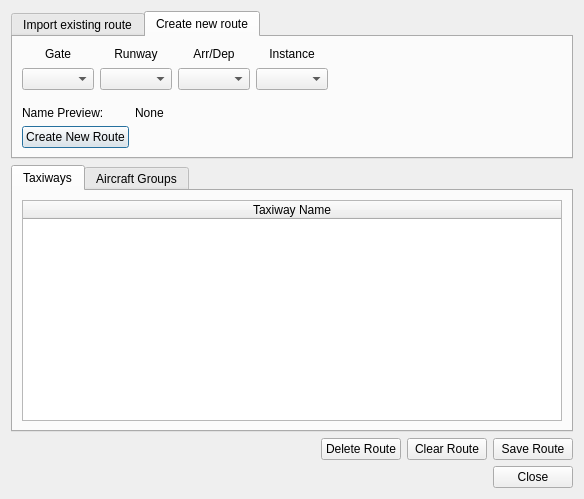
<?xml version="1.0" encoding="UTF-8"?>
<ui version="4.0">
 <class>TaxiRoutesDialog</class>
 <widget class="QDialog" name="TaxiRoutesDialog">
  <property name="geometry">
   <rect>
    <x>0</x>
    <y>0</y>
    <width>584</width>
    <height>499</height>
   </rect>
  </property>
  <property name="windowTitle">
   <string>Taxiway Routes Editor</string>
  </property>
  <layout class="QVBoxLayout" name="verticalLayout_13">
   <item>
    <layout class="QVBoxLayout" name="verticalLayout_16">
     <property name="topMargin">
      <number>0</number>
     </property>
     <item>
      <widget class="QTabWidget" name="tabWidget_2">
       <property name="sizePolicy">
        <sizepolicy hsizetype="Minimum" vsizetype="Minimum">
         <horstretch>0</horstretch>
         <verstretch>0</verstretch>
        </sizepolicy>
       </property>
       <property name="currentIndex">
        <number>1</number>
       </property>
       <widget class="QWidget" name="tab_3">
        <attribute name="title">
         <string>Import existing route</string>
        </attribute>
        <layout class="QVBoxLayout" name="verticalLayout_14">
         <item>
          <layout class="QHBoxLayout" name="horizontalLayout_3">
           <item>
            <widget class="QLabel" name="label_5">
             <property name="sizePolicy">
              <sizepolicy hsizetype="Fixed" vsizetype="Fixed">
               <horstretch>0</horstretch>
               <verstretch>0</verstretch>
              </sizepolicy>
             </property>
             <property name="text">
              <string>Route ID:</string>
             </property>
            </widget>
           </item>
           <item>
            <widget class="QComboBox" name="routes">
             <property name="sizePolicy">
              <sizepolicy hsizetype="MinimumExpanding" vsizetype="Fixed">
               <horstretch>0</horstretch>
               <verstretch>0</verstretch>
              </sizepolicy>
             </property>
            </widget>
           </item>
           <item>
            <spacer name="horizontalSpacer_3">
             <property name="orientation">
              <enum>Qt::Horizontal</enum>
             </property>
             <property name="sizeHint" stdset="0">
              <size>
               <width>40</width>
               <height>20</height>
              </size>
             </property>
            </spacer>
           </item>
          </layout>
         </item>
         <item>
          <spacer name="verticalSpacer_3">
           <property name="orientation">
            <enum>Qt::Vertical</enum>
           </property>
           <property name="sizeHint" stdset="0">
            <size>
             <width>20</width>
             <height>40</height>
            </size>
           </property>
          </spacer>
         </item>
        </layout>
       </widget>
       <widget class="QWidget" name="tab_4">
        <attribute name="title">
         <string>Create new route</string>
        </attribute>
        <layout class="QVBoxLayout" name="verticalLayout_15">
         <item>
          <layout class="QVBoxLayout" name="verticalLayout_11">
           <item>
            <layout class="QHBoxLayout" name="horizontalLayout_4">
             <item>
              <layout class="QVBoxLayout" name="verticalLayout_6">
               <item>
                <widget class="QLabel" name="label">
                 <property name="text">
                  <string>Gate</string>
                 </property>
                 <property name="alignment">
                  <set>Qt::AlignCenter</set>
                 </property>
                </widget>
               </item>
               <item>
                <widget class="QComboBox" name="gate"/>
               </item>
              </layout>
             </item>
             <item>
              <layout class="QVBoxLayout" name="verticalLayout_7">
               <item>
                <widget class="QLabel" name="label_2">
                 <property name="text">
                  <string>Runway</string>
                 </property>
                 <property name="alignment">
                  <set>Qt::AlignCenter</set>
                 </property>
                </widget>
               </item>
               <item>
                <widget class="QComboBox" name="runway"/>
               </item>
              </layout>
             </item>
             <item>
              <layout class="QVBoxLayout" name="verticalLayout_9">
               <item>
                <widget class="QLabel" name="label_4">
                 <property name="text">
                  <string>Arr/Dep</string>
                 </property>
                 <property name="alignment">
                  <set>Qt::AlignCenter</set>
                 </property>
                </widget>
               </item>
               <item>
                <widget class="QComboBox" name="arrdep"/>
               </item>
              </layout>
             </item>
             <item>
              <layout class="QVBoxLayout" name="verticalLayout_8">
               <item>
                <widget class="QLabel" name="label_3">
                 <property name="text">
                  <string>Instance</string>
                 </property>
                 <property name="alignment">
                  <set>Qt::AlignCenter</set>
                 </property>
                </widget>
               </item>
               <item>
                <widget class="QComboBox" name="instance"/>
               </item>
              </layout>
             </item>
             <item>
              <spacer name="horizontalSpacer_4">
               <property name="orientation">
                <enum>Qt::Horizontal</enum>
               </property>
               <property name="sizeHint" stdset="0">
                <size>
                 <width>40</width>
                 <height>20</height>
                </size>
               </property>
              </spacer>
             </item>
            </layout>
           </item>
           <item>
            <layout class="QFormLayout" name="formLayout_2">
             <property name="fieldGrowthPolicy">
              <enum>QFormLayout::AllNonFixedFieldsGrow</enum>
             </property>
             <property name="topMargin">
              <number>10</number>
             </property>
             <item row="0" column="0">
              <widget class="QLabel" name="label_8">
               <property name="text">
                <string>Name Preview:</string>
               </property>
              </widget>
             </item>
             <item row="0" column="1">
              <widget class="QLabel" name="taxiway_route_name">
               <property name="text">
                <string>None</string>
               </property>
              </widget>
             </item>
             <item row="1" column="0">
              <widget class="QPushButton" name="create">
               <property name="text">
                <string>Create New Route</string>
               </property>
              </widget>
             </item>
            </layout>
           </item>
          </layout>
         </item>
        </layout>
       </widget>
      </widget>
     </item>
    </layout>
   </item>
   <item>
    <widget class="QTabWidget" name="tabWidget">
     <property name="currentIndex">
      <number>0</number>
     </property>
     <widget class="QWidget" name="tab">
      <attribute name="title">
       <string>Taxiways</string>
      </attribute>
      <layout class="QVBoxLayout" name="verticalLayout_10">
       <item>
        <widget class="QTableWidget" name="taxiway_segments">
         <property name="toolTip">
          <string>Use the QGIS selection tools to update the list of taxiway segments that belong to particular route.</string>
         </property>
         <property name="columnCount">
          <number>1</number>
         </property>
         <attribute name="horizontalHeaderStretchLastSection">
          <bool>true</bool>
         </attribute>
         <attribute name="verticalHeaderStretchLastSection">
          <bool>false</bool>
         </attribute>
         <column>
          <property name="text">
           <string>Taxiway Name</string>
          </property>
         </column>
        </widget>
       </item>
      </layout>
     </widget>
     <widget class="QWidget" name="tab_2">
      <attribute name="title">
       <string>Aircraft Groups</string>
      </attribute>
      <layout class="QHBoxLayout" name="horizontalLayout_5">
       <item>
        <layout class="QVBoxLayout" name="verticalLayout_4">
         <item>
          <widget class="QLabel" name="label_6">
           <property name="text">
            <string>Available</string>
           </property>
          </widget>
         </item>
         <item>
          <widget class="QTableWidget" name="available_ac_groups">
           <attribute name="horizontalHeaderStretchLastSection">
            <bool>true</bool>
           </attribute>
          </widget>
         </item>
        </layout>
       </item>
       <item>
        <layout class="QVBoxLayout" name="verticalLayout_3">
         <item>
          <spacer name="verticalSpacer">
           <property name="orientation">
            <enum>Qt::Vertical</enum>
           </property>
           <property name="sizeHint" stdset="0">
            <size>
             <width>20</width>
             <height>40</height>
            </size>
           </property>
          </spacer>
         </item>
         <item>
          <widget class="QPushButton" name="add_ac_group">
           <property name="text">
            <string>&gt;</string>
           </property>
          </widget>
         </item>
         <item>
          <widget class="QPushButton" name="delete_ac_group">
           <property name="text">
            <string>&lt;</string>
           </property>
          </widget>
         </item>
         <item>
          <spacer name="verticalSpacer_2">
           <property name="orientation">
            <enum>Qt::Vertical</enum>
           </property>
           <property name="sizeHint" stdset="0">
            <size>
             <width>20</width>
             <height>40</height>
            </size>
           </property>
          </spacer>
         </item>
        </layout>
       </item>
       <item>
        <layout class="QVBoxLayout" name="verticalLayout_5">
         <item>
          <widget class="QLabel" name="label_7">
           <property name="text">
            <string>Selected</string>
           </property>
          </widget>
         </item>
         <item>
          <widget class="QTableWidget" name="selected_ac_groups">
           <attribute name="horizontalHeaderStretchLastSection">
            <bool>true</bool>
           </attribute>
          </widget>
         </item>
        </layout>
       </item>
      </layout>
     </widget>
    </widget>
   </item>
   <item>
    <layout class="QVBoxLayout" name="verticalLayout">
     <item>
      <layout class="QHBoxLayout" name="horizontalLayout">
       <item>
        <spacer name="horizontalSpacer_2">
         <property name="orientation">
          <enum>Qt::Horizontal</enum>
         </property>
         <property name="sizeHint" stdset="0">
          <size>
           <width>40</width>
           <height>20</height>
          </size>
         </property>
        </spacer>
       </item>
       <item>
        <widget class="QPushButton" name="delete_route">
         <property name="text">
          <string>Delete Route</string>
         </property>
        </widget>
       </item>
       <item>
        <widget class="QPushButton" name="clear_route">
         <property name="text">
          <string>Clear Route</string>
         </property>
        </widget>
       </item>
       <item>
        <widget class="QPushButton" name="save_route">
         <property name="text">
          <string>Save Route</string>
         </property>
        </widget>
       </item>
      </layout>
     </item>
     <item>
      <layout class="QHBoxLayout" name="horizontalLayout_2">
       <item>
        <spacer name="horizontalSpacer">
         <property name="orientation">
          <enum>Qt::Horizontal</enum>
         </property>
         <property name="sizeHint" stdset="0">
          <size>
           <width>40</width>
           <height>20</height>
          </size>
         </property>
        </spacer>
       </item>
       <item>
        <widget class="QPushButton" name="close_button">
         <property name="text">
          <string>Close</string>
         </property>
        </widget>
       </item>
      </layout>
     </item>
    </layout>
   </item>
  </layout>
 </widget>
 <tabstops>
  <tabstop>gate</tabstop>
  <tabstop>runway</tabstop>
  <tabstop>instance</tabstop>
  <tabstop>tabWidget</tabstop>
  <tabstop>taxiway_segments</tabstop>
  <tabstop>delete_route</tabstop>
  <tabstop>clear_route</tabstop>
  <tabstop>save_route</tabstop>
  <tabstop>close_button</tabstop>
  <tabstop>available_ac_groups</tabstop>
  <tabstop>add_ac_group</tabstop>
  <tabstop>delete_ac_group</tabstop>
  <tabstop>selected_ac_groups</tabstop>
  <tabstop>arrdep</tabstop>
 </tabstops>
 <resources/>
 <connections/>
</ui>
